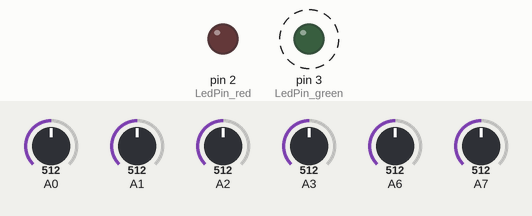
This sketch was run on a simulated Arduino Nano, built with avr-gcc and run on an emulated ATmega328P. On the bench: output pins drawn as LEDs (lit = HIGH). Dashed ring = blinking. The inputs (shaded band) are chosen by the test bench; at power-on: A0 = 512, A1 = 512, A2 = 512, A3 = 512, A6 = 512, A7 = 512. The local clock reads 2024-03-15 10:24:30 at power-on unless the sketch sets it; storage starts empty; what the sketch prints to the serial monitor is not drawn.

Above: at 0.5 s.
Timing chart, 0 to 3.0 s (numbered marks = the images above):
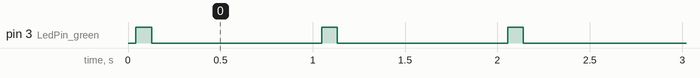

Measured:
- by itself, pin 3 (LedPin_green): alternates HIGH for 0.08 s and LOW for 0.92 s

The sketch:

Log_P_Data.ino
```cpp
#include <SPI.h>
//#include <SD.h>
#include "SdFat.h" //SD-card

#include "RTClib.h"

SdFat sd;


const int LedPin_red = 2; // Digital pin of the indicator LED
const int LedPin_green = 3; // Digital pin of the indicator LED

RTC_DS3231 rtc;
//File myFile;
SdFile myFile; //Variable for the logging of data

int old_second = 0;
int add_mill = 0;
char msg[80]; // define max message size
char filename[] = "yymmdd.TXT";

void setup() {
  pinMode(LedPin_red, OUTPUT);
  pinMode(LedPin_green, OUTPUT);

  // Open serial communications and wait for port to open:
  Serial.begin(9600);
  while (!Serial) {
    ;// wait for serial port to connect. Needed for native USB port only
  }

  Serial.print("Initializing SD card...");
  if (!sd.begin(4)) {
  //if (!SD.begin(4)) {
    digitalWrite(LedPin_red, HIGH);
    Serial.println("initialization failed!");
    //while (1);
  }
  Serial.println("initialization done.");

  if (! rtc.begin()) {
    digitalWrite(LedPin_red, HIGH);
    Serial.println("Couldn't find RTC");
    Serial.flush();
    abort();
  }

  // When time needs to be set on a new device, or after a power loss, the
  // following line sets the RTC to the date & time this sketch was compiled
  //rtc.adjust(DateTime(F(__DATE__), F(__TIME__)));

  // This line sets the RTC with an explicit date & time, for example to set
  // January 21, 2014 at 3am you would call:
  // rtc.adjust(DateTime(2014, 1, 21, 3, 0, 0));


  digitalWrite(LedPin_red, LOW);
  digitalWrite(LedPin_green, LOW);
}

void loop() {
  if (sd.begin(4)) {

  //Serial.print("test");
  DateTime now = rtc.now();

  int year_str = now.year();
  int month_str = now.month();
  int day_str = now.day();

  int hour_str = now.hour();
  int minute_str = now.minute();
  int second_str = now.second();

  int analog_0 = analogRead(A0);
  int analog_1 = analogRead(A1);
  int analog_2 = analogRead(A2);
  int analog_3 = analogRead(A3);
  int analog_6 = analogRead(A6);
  int analog_7 = analogRead(A7);


  if (old_second == second_str){
    ++add_mill;
  } else {
    add_mill = 0;
    digitalWrite(LedPin_green, HIGH);
  }

  old_second = second_str;

  if (add_mill < 10){
    snprintf(msg, 75, "%d;%d;%d;%d;%d;%d;%d-%d-%d %d:%d:%d.%d", analog_0, analog_1, analog_2, analog_3, analog_6, analog_7, year_str, month_str, day_str, hour_str, minute_str, second_str, add_mill);
    Serial.println(msg);

    getFileName();
    //Serial.println(filename);
    //myFile = SD.open(filename, FILE_WRITE);


    // if the file opened okay, write to it:
    if (myFile.open(filename, O_WRITE | O_APPEND | O_CREAT)) {
      SdFile::dateTimeCallback(dateTime); //Update the timestamp of the logging file
    //if (myFile) {
      //Serial.println("Writing to file ...");
      myFile.println(msg);
      //digitalWrite(LedPin_red, HIGH);
      // close the file:
      myFile.close();
      //Serial.println("done.");
    } else {
      // if the file didn't open, print an error:
      digitalWrite(LedPin_red, HIGH);
      Serial.println("error opening file");
    }
  }
  delay(70); //eigentlich70// Logging interval
  digitalWrite(LedPin_green, LOW);
  digitalWrite(LedPin_red, LOW);
  delay(900);//longer logging intervall
  }else{
          // if the file didn't open, print an error:
      digitalWrite(LedPin_red, HIGH);
      Serial.println("no SD Card");
  }
}

//////////////////////////////////////////////////////////////////////
//////functions //////////////////////////////////////////////////

// Function to set the timestamp of the DataFile that was created on the SD card -------------
void dateTime(uint16_t* date, uint16_t* time) {
  DateTime now = rtc.now();

  //return date using FAT_DATE macro to format fields
  *date = FAT_DATE(now.year(), now.month(), now.day());

  //return time using FAT_TIME macro to format fields
  *time = FAT_TIME(now.hour(), now.minute(), now.second());
}

void getFileName(){

  DateTime now = rtc.now();

  filename[0] = (now.year()/10)%10 + '0'; //To get 3rd digit from year()
  filename[1] = now.year()%10 + '0'; //To get 4th digit from year()

  filename[2] = now.month()/10 + '0'; //To get 1st digit from month()
  filename[3] = now.month()%10 + '0'; //To get 2nd digit from month()

  filename[4] = now.day()/10 + '0'; //To get 1st digit from day()
  filename[5] = now.day()%10 + '0'; //To get 2nd digit from day()

  //filename[6] = now.hour()/10 + '0'; //To get 1st digit from hour()
  //filename[7] = now.hour()%10 + '0'; //To get 2nd digit from hour()
}
```
